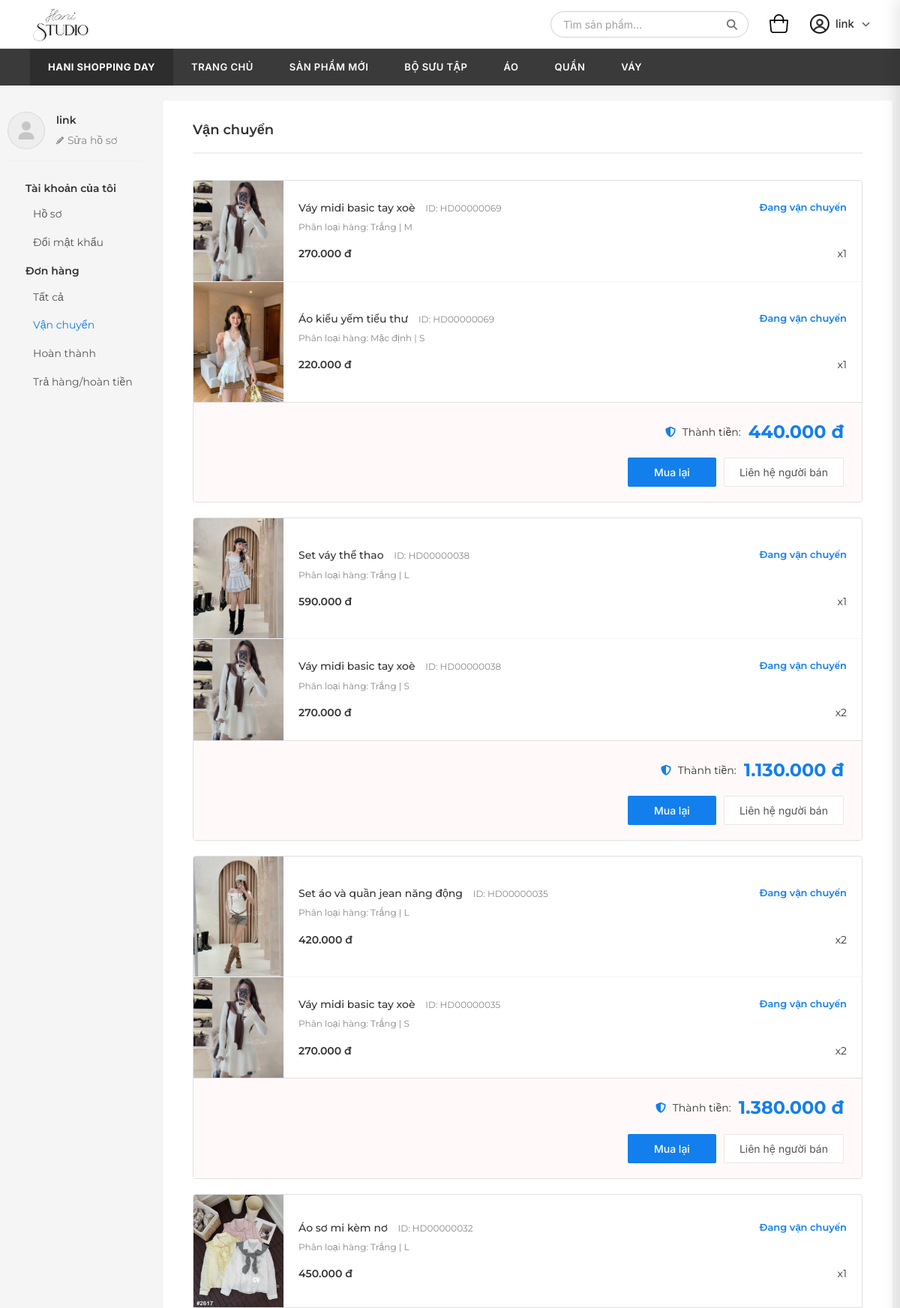
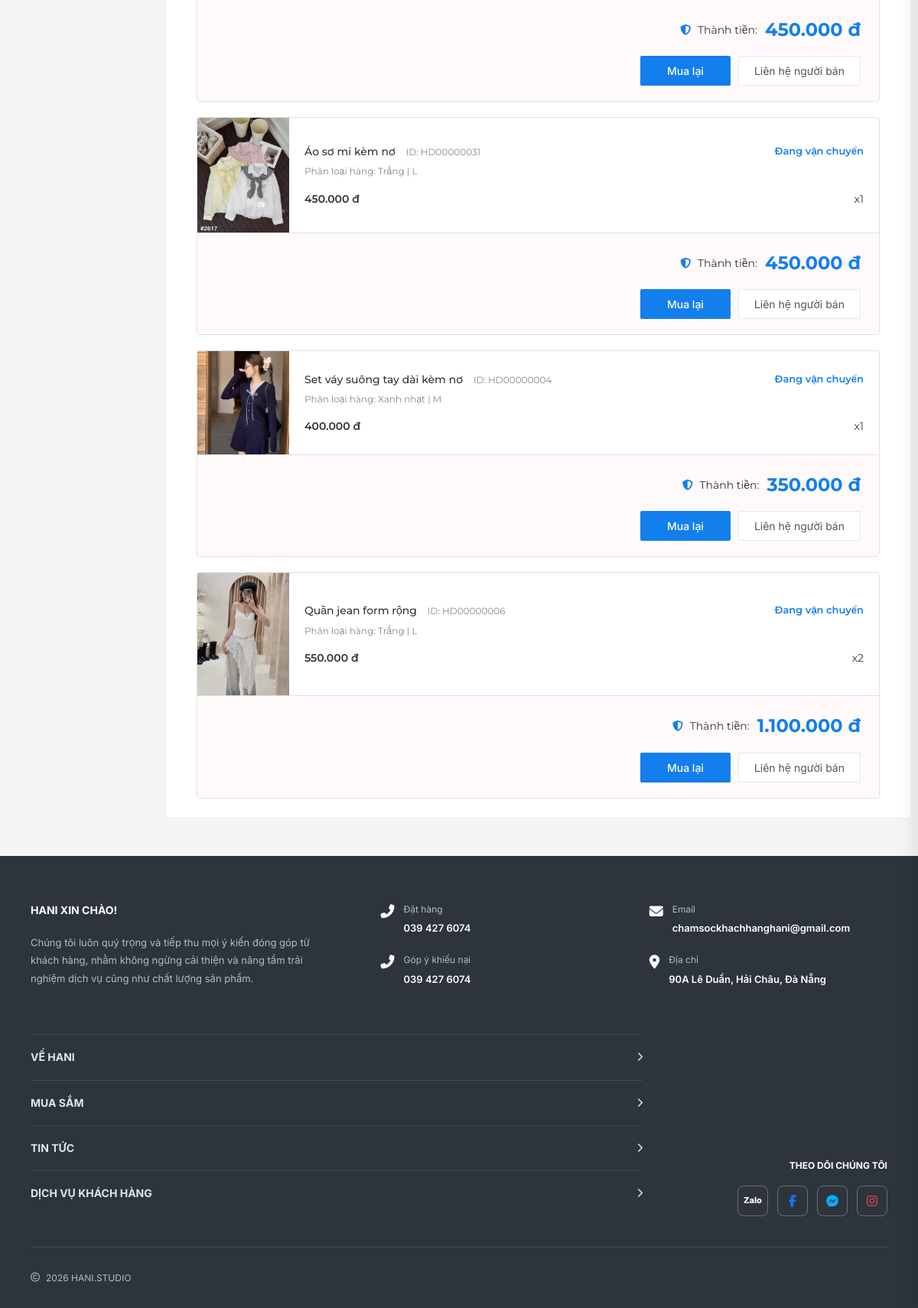
The page /orders/?status=shipping (signed in) on the database as committed earlier (2 pictures, top to bottom).
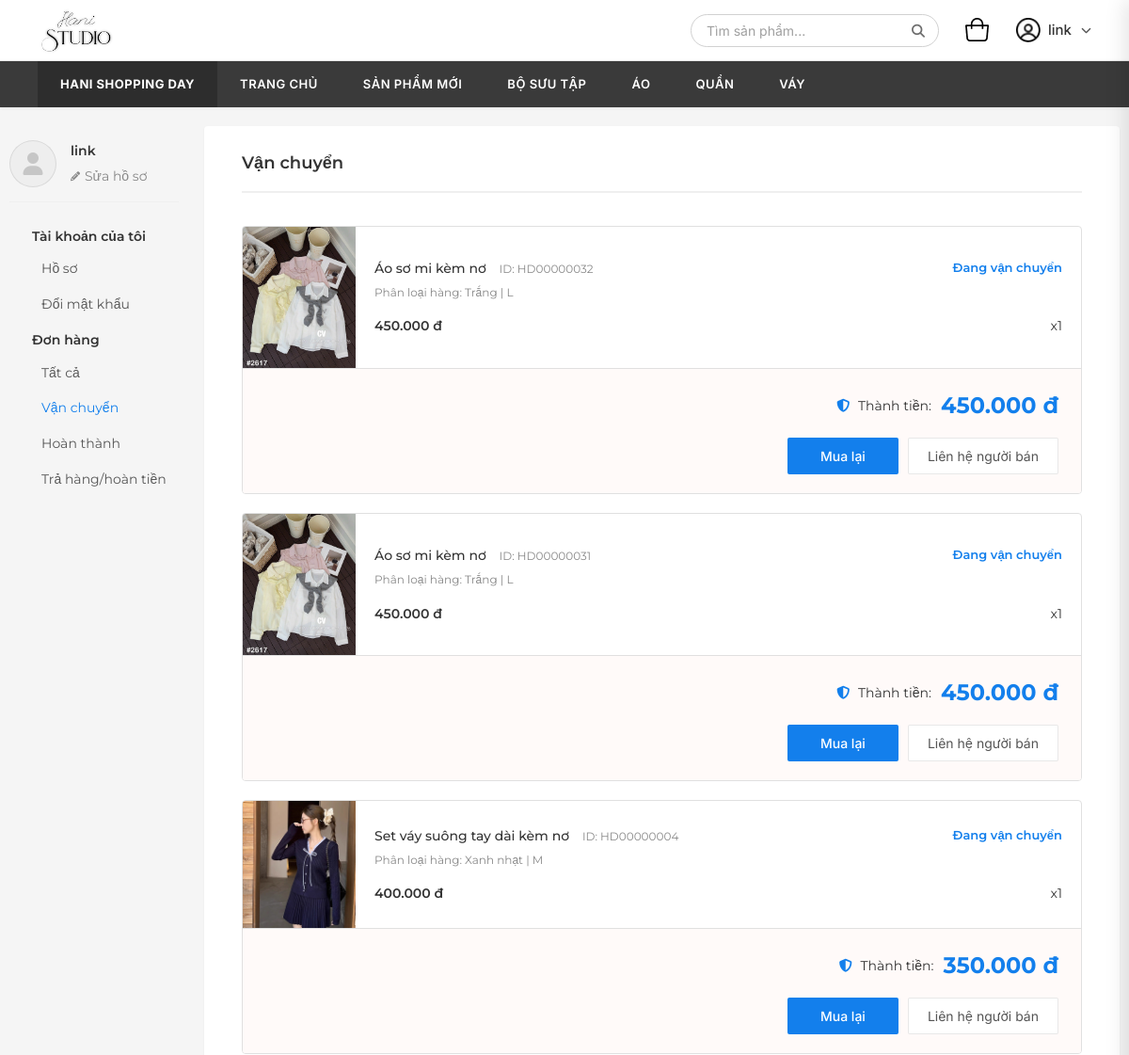
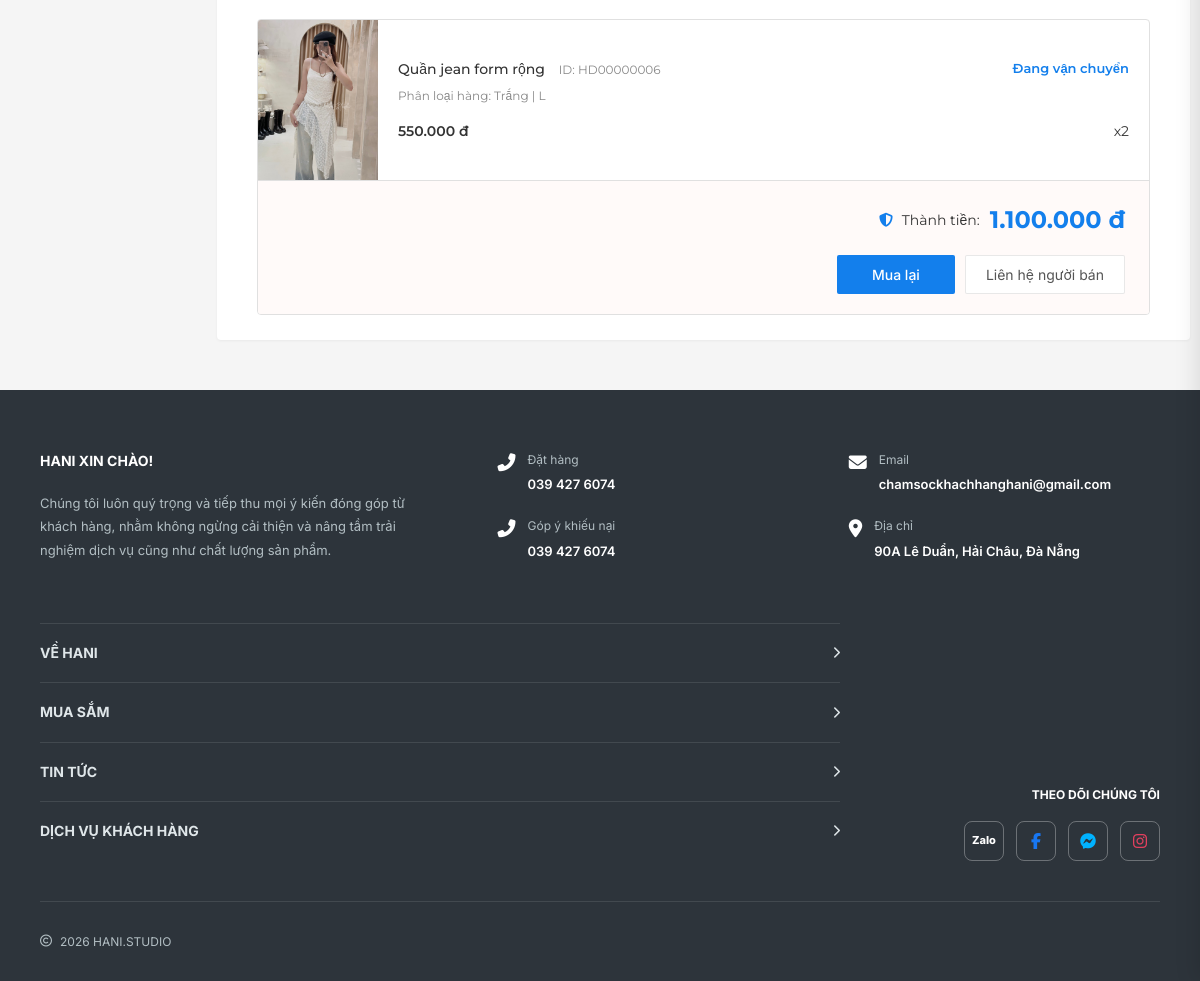
The same page on the database as committed later (2 pictures, top to bottom).
### reviews/models.py (models this page shows, shortened)
class OrderItem(models.Model):
    order = models.ForeignKey(Order, on_delete=models.CASCADE, related_name='items')
    product = models.ForeignKey(Product, on_delete=models.SET_NULL, null=True)
    product_name = models.CharField(max_length=255) # Lưu tên lại phòng khi sản phẩm bị xóa
    color = models.CharField(max_length=50)
    size = models.CharField(max_length=20)
    quantity = models.IntegerField(default=1)
    price = models.DecimalField(max_digits=12, decimal_places=0)

class Product(models.Model):
    name = models.CharField(max_length=255, verbose_name="Tên sản phẩm")
    code = models.CharField(max_length=50, unique=True, verbose_name="Mã sản phẩm")
    price = models.DecimalField(max_digits=12, decimal_places=0, verbose_name="Giá")
    old_price = models.DecimalField(max_digits=12, decimal_places=0, null=True, blank=True, verbose_name="Giá cũ")
    image_name = models.CharField(max_length=100, verbose_name="Tên file ảnh (trong static)")
    colors = models.JSONField(default=list, blank=True, verbose_name="Danh sách màu (JSON: name, hex)")
    sizes = models.JSONField(default=list, blank=True, verbose_name="Danh sách size (JSON list)")
    categories = models.ManyToManyField(Category, verbose_name="Danh mục")
    description = models.TextField(blank=True, verbose_name="Mô tả")
    stock = models.IntegerField(default=100, verbose_name="Tồn kho")
    class Meta:
        verbose_name = "Sản phẩm"
        verbose_name_plural = "Sản phẩm"

class Order(models.Model):
    STATUS_CHOICES = [
        ('pending', 'Chờ xử lý'),
        ('shipping', 'Đang vận chuyển'),
        ('completed', 'Hoàn thành'),
        ('return', 'Trả hàng/Hoàn tiền'),
    ]
    user = models.ForeignKey(User, on_delete=models.CASCADE, related_name='orders')
    created_at = models.DateTimeField(auto_now_add=True)
    status = models.CharField(max_length=20, choices=STATUS_CHOICES, default='pending')
    total_amount = models.DecimalField(max_digits=12, decimal_places=0)
    coupon_code = models.CharField(max_length=50, blank=True, null=True)
    discount_amount = models.DecimalField(max_digits=12, decimal_places=0, default=0)
    class Meta:
        verbose_name = "Đơn hàng"
        verbose_name_plural = "Đơn hàng"
        ordering = ['-created_at']

### reviews/views.py (the view)
# urls.py: path('', include('orders.urls')),
def orders(request):
    if not request.user.is_authenticated:
        return redirect('login')
    status_filter = request.GET.get('status', 'all')
    user_orders = Order.objects.filter(user=request.user)
    if status_filter != 'all':
        user_orders = user_orders.filter(status=status_filter)
    return render(request, 'reviews/orders.html', {
        'user': request.user,
        'status': status_filter,
        'user_orders': user_orders,
        'cart_count': sum(item['qty'] for item in request.session.get('cart', []))
    })

### templates/reviews/orders.html (shortened to what this page needs)
{% extends "base.html" %}
{% load static shop_filters %}
{% block content %}
<div class="shopee-wrapper">
    <div class="shopee-container">
        <div class="shopee-sidebar">
            <div class="shopee-user-info-section">
                <div class="shopee-avatar">
                    <i class="fas fa-user"></i>
                </div>
                <div class="shopee-name">
                    <div class="shopee-name-text">{{ user.username }}</div>
                    <a href="{% url 'profile' %}" class="shopee-edit-btn">
                        <i class="fas fa-pencil-alt" style="font-size: 10px;"></i> Sửa hồ sơ
                    </a>
                </div>
            </div>
            <div class="shopee-menu">
                <div class="shopee-menu-group">
                    <div class="shopee-menu-title">
                        Tài khoản của tôi
                    </div>
                    <ul class="shopee-menu-links">
                        <li><a href="{% url 'profile' %}">Hồ sơ</a></li>
                        <li><a href="{% url 'change_password' %}">Đổi mật khẩu</a></li>
                    </ul>
                </div>
                <div class="shopee-menu-group">
                    <div class="shopee-menu-title">
                        Đơn hàng
                    </div>
                    <ul class="shopee-menu-links">
                        <li><a href="{% url 'orders' %}?status=all" {% if status == 'all' %}class="active"{% endif %}>Tất cả</a></li>
                        <li><a href="{% url 'orders' %}?status=shipping" {% if status == 'shipping' %}class="active"{% endif %}>Vận chuyển</a></li>
                        <li><a href="{% url 'orders' %}?status=completed" {% if status == 'completed' %}class="active"{% endif %}>Hoàn thành</a></li>
                        <li><a href="{% url 'orders' %}?status=return" {% if status == 'return' %}class="active"{% endif %}>Trả hàng/hoàn tiền</a></li>
                    </ul>
                </div>
            </div>
        </div>
        <div class="orders-main" style="background: #fff; padding: 25px 40px; box-shadow: 0 1px 3px rgba(0,0,0,0.05); border-radius: 4px;">
            <h2 style="font-size: 18px; font-weight: 600; color: #333; margin: 0 0 15px 0; border-bottom: 2px solid #efefef; padding-bottom: 15px; display: inline-block; width: 100%;">
                {% if status == 'all' %}Tất cả đơn hàng
                {% elif status == 'shipping' %}Vận chuyển
                {% elif status == 'completed' %}Hoàn thành
                {% elif status == 'return' %}Trả hàng/hoàn tiền
                {% else %}Đơn hàng{% endif %}
            </h2>
            <div id="order-list-content">
                {% if user_orders %}
                    {% for order in user_orders %}
                    <div style="border: 1px solid #e0e0e0; border-radius: 4px; margin-top: 20px; overflow: hidden; background: #fff;">
                        {% for item in order.items.all %}
                        <div class="order-item-mobile" style="display: flex; border-bottom: {% if not forloop.last %}1px solid #f5f5f5{% else %}none{% endif %};">
                            <img src="{% static 'images/' %}{{ item.product.image_name }}" class="order-img-mobile" style="width: 120px; min-height: 110px; object-fit: cover;" onerror="this.src='{% static 'images/sp10.png' %}'" alt="{{ item.product_name }}">
                            <div class="order-content-mobile" style="flex: 1; padding: 15px 20px; display: flex; flex-direction: column; justify-content: center;">
                                <div style="display: flex; justify-content: space-between;">
                                    <div style="font-size: 14px; color: #333; font-weight: 500; margin-bottom: 5px;">
                                        {{ item.product_name }}
                                        <span style="font-size: 12px; color: #888; font-weight: 400; margin-left: 10px;">ID: HD{{ order.id|stringformat:"08d" }}</span>
                                    </div>
                                    <div style="font-size: 13px; color: #137FEC; font-weight: 600;">{{ order.get_status_display }}</div>
                                </div>
                                <div style="font-size: 12px; color: #888; margin-bottom: 15px;">Phân loại hàng: {{ item.color }} | {{ item.size }}</div>
                                <div style="display: flex; justify-content: space-between; align-items: center;">
                                    <div style="font-size: 14px; color: #333; font-weight: 600;">{{ item.price|format_price }}</div>
                                    <div style="font-size: 14px; color: #333;">x{{ item.quantity }}</div>
                                </div>
                            </div>
                        </div>
                        {% endfor %}
                        <div class="order-footer-mobile" style="background: #fffaf9; border-top: 1px solid #e0e0e0; padding: 20px 24px; text-align: right;">
                            <div class="order-total-row" style="display: flex; justify-content: flex-end; align-items: center; gap: 10px; margin-bottom: 15px;">
                                <span style="font-size: 14px; color: #333;"><i class="fas fa-shield-alt" style="color: #137FEC; margin-right: 5px;"></i> Thành tiền:</span>
                                <span class="order-total-price" style="font-size: 24px; font-weight: 700; color: #137FEC;">{{ order.total_amount|format_price }}</span>
                            </div>
                            <div class="order-action-btns-mobile" style="display: flex; justify-content: flex-end; gap: 10px;">
                                <button class="btn-mobile-full" style="background: #137FEC; color: white; border: none; border-radius: 2px; padding: 10px 35px; font-size: 14px; font-weight: 500; cursor: pointer;">Mua lại</button>
                                <button class="btn-mobile-full" style="background: #fff; color: #555; border: 1px solid rgba(0,0,0,.09); border-radius: 2px; padding: 10px 20px; font-size: 14px; cursor: pointer;">Liên hệ người bán</button>
                            </div>
                        </div>
                    </div>
                    {% endfor %}
                {% endif %}
            </div>
        </div>
    </div>
</div>
{% endblock %}

### templates/base.html (shortened to what this page needs)
{% load static shop_filters %}
<!DOCTYPE html>
<html lang="vi">
<head>
    <link rel="stylesheet" href="https://cdnjs.cloudflare.com/ajax/libs/font-awesome/6.5.1/css/all.min.css">
    <link rel="stylesheet" href="https://unpkg.com/lenis@1.1.20/dist/lenis.css">
    <link rel="stylesheet" href="{% static 'css/style.css' %}?v=2.1">
</head>
<body>
    {% if not is_admin_page %}
    <header class="header">
        <div class="header-top">
            <div class="header-left">
                <a href="{% url 'home' %}" class="logo-hani">
                    <img src="{% static 'images/logo.png' %}?v=1.2" alt="Hani Logo" class="logo-img">
                </a>
            </div>
            <div class="header-right">
                <div class="search-container-mobile">
                    <form action="{% url 'search' %}" method="GET" class="search-bar">
                        <input type="text" name="q" placeholder="Tìm sản phẩm...">
                        <button type="submit" class="btn-search"><i class="fas fa-search"></i></button>
                    </form>
                </div>
                <button class="btn-cart-icon" onclick="openCart()">
                    <img src="{% static 'images/cart_icon.png' %}" alt="Cart" style="width: 26px; height: auto; display: block;">
                </button>
                {% if user.is_authenticated %}
                <div class="user-area" style="position: relative; display: flex; align-items: center;">
                    <div id="userMenuToggle" onclick="toggleUserMenu(event, this)" style="cursor: pointer; display: flex; align-items: center; gap: 8px; padding: 5px 0;">
                        <img src="{% static 'images/user_icon.png' %}" alt="User" style="width: 26px; height: 26px; object-fit: contain; display: block;">
                        <span class="username-display" style="font-weight: 500; font-size: 15px; color: #333;">{{ user.username }}</span>
                        <i class="fas fa-chevron-down chevron-user" style="font-size: 11px; margin-left: 2px; color: #555;"></i>
                    </div>
                </div>
                {% endif %}
            </div>
        </div>
        <nav class="nav-bar" id="navBar">
            <span class="nav-item nav-highlight">HANI SHOPPING DAY</span>
            <a href="{% url 'home' %}" class="nav-item {% if request.resolver_match.url_name == 'home' %}active{% endif %}">TRANG CHỦ</a>
            <a href="{% url 'all_products_cat' 'san-pham-moi' %}" class="nav-item {% if category_slug == 'san-pham-moi' %}active{% endif %}">SẢN PHẨM MỚI</a>
            <a href="{% url 'all_products_cat' 'bo-suu-tap' %}" class="nav-item {% if category_slug == 'bo-suu-tap' %}active{% endif %}">BỘ SƯU TẬP</a>
            <a href="{% url 'all_products_cat' 'ao' %}" class="nav-item {% if category_slug == 'ao' %}active{% endif %}">ÁO</a>
            <a href="{% url 'all_products_cat' 'quan' %}" class="nav-item {% if category_slug == 'quan' %}active{% endif %}">QUẦN</a>
            <a href="{% url 'all_products_cat' 'vay' %}" class="nav-item {% if category_slug == 'vay' %}active{% endif %}">VÁY</a>
        </nav>
    </header>
    {% endif %}
    <main class="page-content">
        {% block content %}{% endblock %}
    </main>
    {% if not is_admin_page %}
    <footer class="footer">
        <div class="footer-inner">
            <div class="footer-main">
                <div class="footer-intro">
                    <h4 class="footer-heading">HANI XIN CHÀO!</h4>
                    <p class="footer-text">Chúng tôi luôn quý trọng và tiếp thu mọi ý kiến đóng góp từ khách hàng, nhằm không ngừng cải thiện và nâng tầm trải nghiệm dịch vụ cũng như chất lượng sản phẩm.</p>
                </div>
                <div class="footer-contacts">
                    <div class="contact-col">
                        <div class="contact-item">
                            <i class="fas fa-phone-alt"></i>
                            <div class="contact-text">
                                <span class="contact-label">Đặt hàng</span>
                                <span class="contact-num">039 427 6074</span>
                            </div>
                        </div>
                        <div class="contact-item">
                            <i class="fas fa-phone-alt"></i>
                            <div class="contact-text">
                                <span class="contact-label">Góp ý khiếu nại</span>
                                <span class="contact-num">039 427 6074</span>
                            </div>
                        </div>
                    </div>
                    <div class="contact-col">
                        <div class="contact-item">
                            <i class="fas fa-envelope"></i>
                            <div class="contact-text">
                                <span class="contact-label">Email</span>
                                <span class="contact-num">chamsockhachhanghani@gmail.com</span>
                            </div>
                        </div>
                        <div class="contact-item">
                            <i class="fas fa-map-marker-alt"></i>
                            <div class="contact-text">
                                <span class="contact-label">Địa chỉ</span>
                                <span class="contact-num">90A Lê Duẩn, Hải Châu, Đà Nẵng</span>
                            </div>
                        </div>
                    </div>
                </div>
            </div>
            <div class="footer-nav-and-social">
                <div class="footer-nav-stack">
                    <div class="footer-nav-row">VỀ HANI <i class="fas fa-chevron-right"></i></div>
                    <div class="footer-nav-row">MUA SẮM <i class="fas fa-chevron-right"></i></div>
                    <div class="footer-nav-row">TIN TỨC <i class="fas fa-chevron-right"></i></div>
                    <div class="footer-nav-row">DỊCH VỤ KHÁCH HÀNG <i class="fas fa-chevron-right"></i></div>
                </div>
                <div class="footer-social-box">
                    <span class="social-label">THEO DÕI CHÚNG TÔI</span>
                    <div class="social-icons">
                        <a href="#" class="social-btn zalo">Zalo</a>
                        <a href="#" class="social-btn facebook"><i class="fab fa-facebook-f"></i></a>
                        <a href="#" class="social-btn messenger"><i class="fab fa-facebook-messenger"></i></a>
                        <a href="#" class="social-btn instagram"><i class="fab fa-instagram"></i></a>
                    </div>
                </div>
            </div>
            <div class="footer-copyright">
                <i class="far fa-copyright"></i> 2026 HANI.STUDIO
            </div>
        </div>
    </footer>
    {% endif %}
</body>
</html>

Rows that differ between the two databases and show on the page:
removed Order: id "00000069", status "Đang vận chuyển", total_amount "440.000 đ"
removed OrderItem: product.image_name (picture), product_name "Váy midi basic tay xoè", color "Trắng", size "M", price "270.000 đ", quantity "1", shown under "440.000 đ"
removed OrderItem: product.image_name (picture), product_name "Áo kiểu yếm tiểu thư", color "Mặc định", size "S", price "220.000 đ", quantity "1", shown under "440.000 đ"
removed Order: id "00000038", status "Đang vận chuyển", total_amount "1.130.000 đ"
removed OrderItem: product.image_name (picture), product_name "Set váy thể thao", color "Trắng", size "L", price "590.000 đ", quantity "1", shown under "1.130.000 đ"
removed OrderItem: product.image_name (picture), product_name "Váy midi basic tay xoè", color "Trắng", size "S", price "270.000 đ", quantity "2", shown under "1.130.000 đ"
removed Order: id "00000035", status "Đang vận chuyển", total_amount "1.380.000 đ"
removed OrderItem: product.image_name (picture), product_name "Set áo và quần jean năng động", color "Trắng", size "L", price "420.000 đ", quantity "2", shown under "1.380.000 đ"
removed OrderItem: product.image_name (picture), product_name "Váy midi basic tay xoè", color "Trắng", size "S", price "270.000 đ", quantity "2", shown under "1.380.000 đ"
